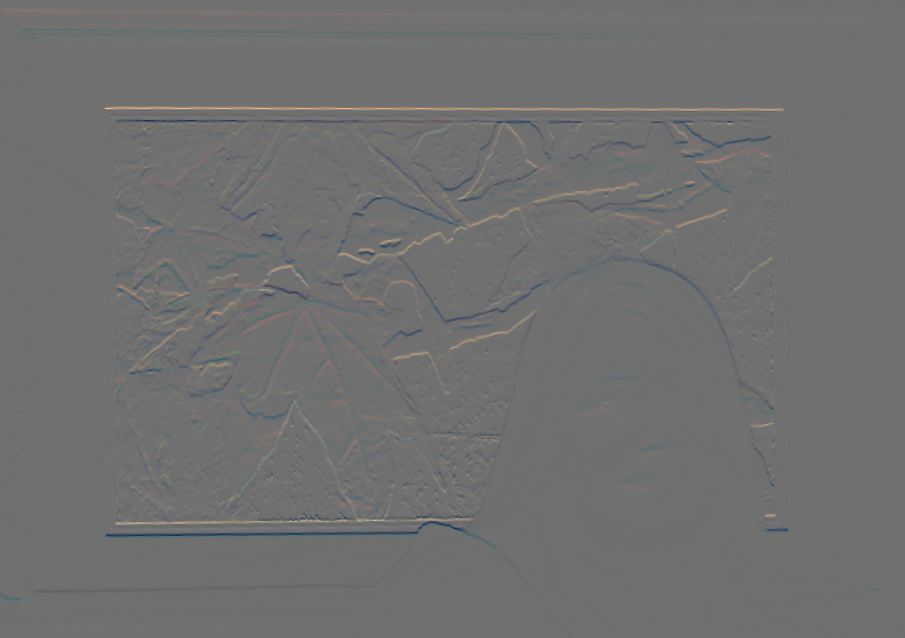
#> input picture data/dA_x.png, 905 x 638 px, given in place of lamp_ambient.tif, which was not available; the run also reads 1 picture not shown here
$ python main.py
#> lines starting #> are read from the running program, lines starting #| are printed output that depends on the picture; pictures that were not available may be replaced by others from this repository, and a replacement may not be noted
from dataclasses import dataclass
import subprocess
import sys
import numpy as np
import matplotlib.pyplot as plt
import math
import scipy
import cv2

def convert(image):
    return cv2.cvtColor(image,cv2.COLOR_BGR2RGB)

def readimage(path):
#> called with path = 'data/lamp/lamp_ambient.tif'
    return cv2.imread(path).astype(np.float32) / 255.0
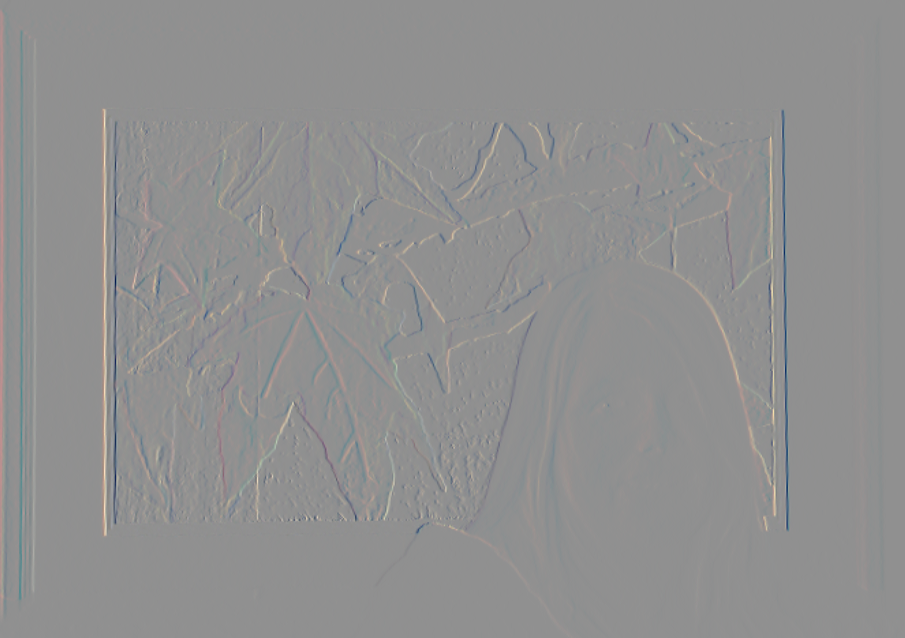
#> input picture data/dA_y.png, 905 x 638 px, given in place of lamp_standard_self_9_0.10_4.00.tif, which was not available
#> call 3 of readimage, with path = 'data/output/lamp_join.tif'
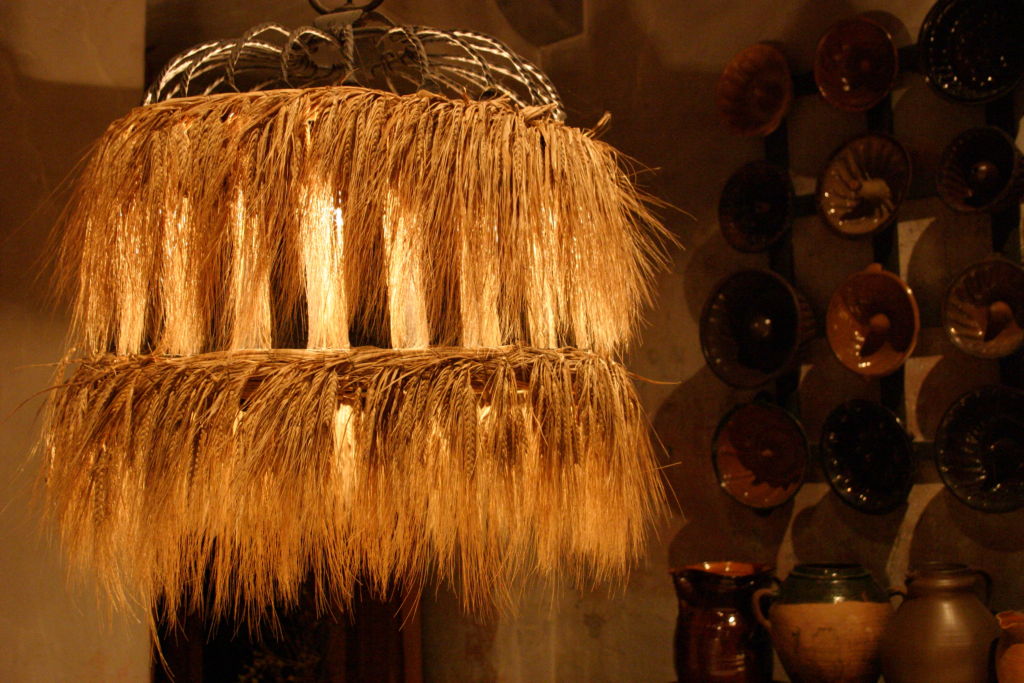
#> input picture data/lamp_join.jpg, 3072 x 2048 px, given in place of lamp_join.tif, which was not available (shown at 1/3 size)

def showimage(image):
    plt.imshow(convert(image))
    plt.show()

def writeimage(file, image):
    return cv2.imwrite('./data/output/' + file, (np.clip(image,0,1) * 255).astype(np.uint8))


def Gaussian(x, s):
    return np.exp(-0.5 * (x/s) * (x/s)) / (s * np.sqrt(2.0 * np.pi))

def tuplize(x):
    ans = x.view(dtype=np.dtype([('x', x.dtype), ('y', x.dtype), ('z', x.dtype)]))
    return ans.reshape(ans.shape[:-1])

# [60 lines left out: function bilateral, not called in this run]

def linearize(C):
    return (C < 0.0404482)/12.92 + (C > 0.0404482) * np.power((C+0.055)/1.055, 2.4)


# [63 lines left out: functions part1, boundarymask, grad, div, lap, not called in this run]

def rescale(I):
    return (I-np.min(I))/(np.max(I)-np.min(I))


def dot(a,b):
    return np.sum(a * b)


# [60 lines left out: functions CGD, part2, not called in this run]

    # [18 lines of commented-out code are left out]

def main():
    I = readimage('data/lamp/lamp_ambient.tif')
    standard = (readimage('data/output/lamp_standard_self_9_0.10_4.00.tif'))
    join = (readimage('data/output/lamp_join.tif'))
    detail = (readimage('data/output/lamp_detail.tif'))
    merge = (readimage('data/output/lamp_final.tif'))
    print(writeimage('lamp_standard.jpg', standard))
#| True
    print(writeimage('lamp_join.jpg', join))
#| True
    print(writeimage('lamp_detail.jpg', detail))
#| True
    print(writeimage('lamp_merge.jpg', merge))
#| True

    print(writeimage('lamp_standard_diff.jpg', 10 * np.abs(standard - I)))
#> in writeimage (call 5), `return cv2.imwrite('./data/output/' + file, (np.clip(image,0,1) * 255)..`:
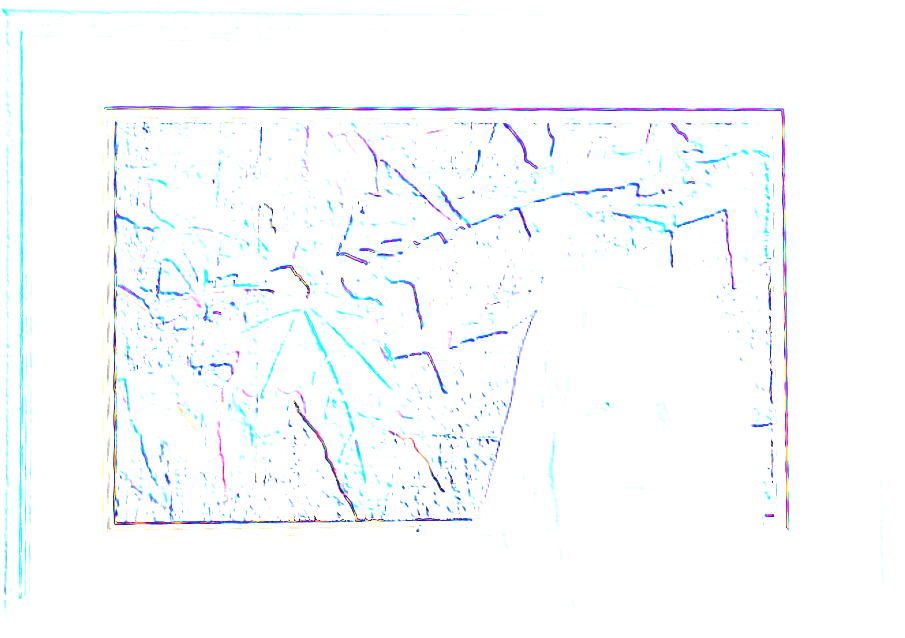
#> saved as lamp_standard_diff.jpg: shape (638, 905, 3); mean B, G, R 254, 251.8, 249.2
#| True
#> (the run stopped early here; a loop or call above may not have finished)
